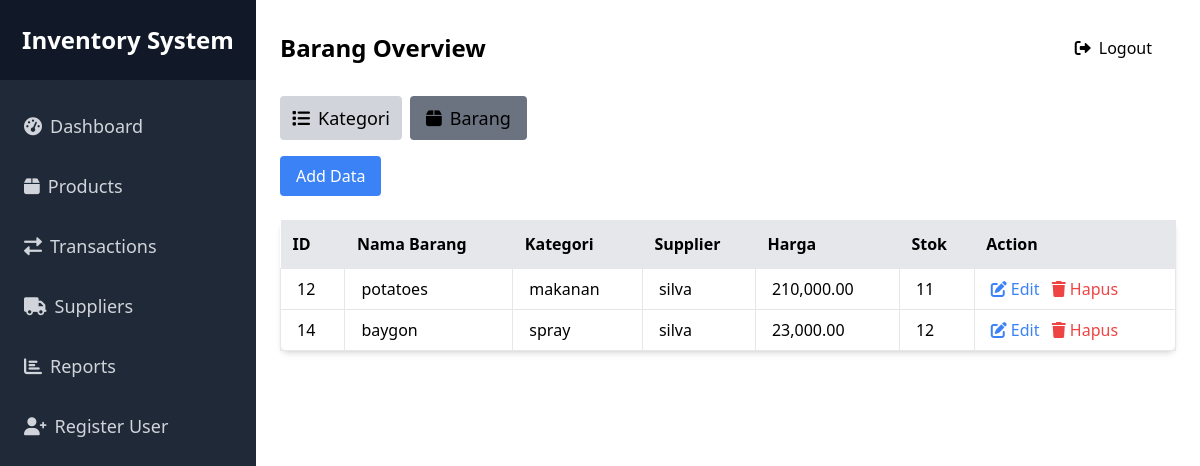
Screenshot of /public/barang.php (signed in) with the database file from the repository.
### tables this page shows
CREATE TABLE `barang` (
  `id_barang` int(11) NOT NULL,
  `nama_barang` varchar(255) NOT NULL,
  `id_kategori` int(11) DEFAULT NULL,
  `id_supplier` int(11) DEFAULT NULL,
  `harga` decimal(10,2) NOT NULL,
  `stok` int(11) DEFAULT 0
);

CREATE TABLE `kategori` (
  `id_kategori` int(11) NOT NULL,
  `nama_kategori` varchar(100) NOT NULL,
  `deskripsi` text DEFAULT NULL
);

CREATE TABLE `supplier` (
  `id_supplier` int(11) NOT NULL,
  `nama_supplier` varchar(255) NOT NULL,
  `kontak` varchar(100) DEFAULT NULL,
  `alamat` text DEFAULT NULL
);

### public/barang.php (the view, shortened to what this page needs)
<?php
$db = require_once __DIR__ . '/../app/koneksi.php';
$barang_query = $db->query("SELECT b.id_barang, b.nama_barang, k.nama_kategori, s.nama_supplier, b.harga, b.stok
                              FROM barang b
                              JOIN kategori k ON b.id_kategori = k.id_kategori
                              JOIN supplier s ON b.id_supplier = s.id_supplier");
$barangs = $barang_query->fetchAll(PDO::FETCH_ASSOC);
$current_page = basename($_SERVER['PHP_SELF']);
?>
<!DOCTYPE html>
<html lang="id">
<head>
    <script src="https://cdn.tailwindcss.com"></script>
    <link href="https://cdnjs.cloudflare.com/ajax/libs/font-awesome/6.0.0/css/all.min.css" rel="stylesheet">
</head>
<body>
    <div class="w-64 h-screen bg-gray-800 fixed">
        <div class="flex items-center justify-center h-20 bg-gray-900">
            <h1 class="text-white text-2xl font-bold">Inventory System</h1>
        </div>
        <nav class="mt-4">
            <a href="dashboard.php" class="block text-gray-300 py-4 px-6 hover:bg-gray-700 text-lg">
                <i class="fas fa-tachometer-alt mr-2"></i>Dashboard
            </a>
            <a href="products.php" class="block text-gray-300 py-4 px-6 hover:bg-gray-700 text-lg">
                <i class="fas fa-box mr-2"></i>Products
            </a>
            <a href="transaksi.php" class="block text-gray-300 py-4 px-6 hover:bg-gray-700 text-lg">
                <i class="fas fa-exchange-alt mr-2"></i>Transactions
            </a>
            <a href="suppliers.php" class="block text-gray-300 py-4 px-6 hover:bg-gray-700 text-lg">
                <i class="fas fa-truck mr-2"></i>Suppliers
            </a>
            <a href="reports.php" class="block text-gray-300 py-4 px-6 hover:bg-gray-700 text-lg">
                <i class="fas fa-chart-bar mr-2"></i>Reports
            </a>
            <a href="register2.php" class="block text-gray-300 py-4 px-6 hover:bg-gray-700 text-lg">
                <i class="fas fa-user-plus mr-2"></i>Register User
            </a>
        </nav>
    </div>
    <div class="ml-64 flex-1 p-6">
        <div class="flex justify-between items-center mb-6">
            <h1 class="text-2xl font-bold">Barang Overview</h1>
            <a href="login.php" class="block text-black-700 py-3 px-6 hover:bg-gray-500 mt-auto rounded-md">
                <i class="fas fa-sign-out-alt mr-2"></i>Logout
            </a>
        </div>
        <nav class="mt-2 flex space-x-2 ">
            <button onclick="location.href='products.php' " class="bg-gray-300 py-2 px-3 hover:bg-gray-400 text-lg rounded mb-4">
                <i class="fas fa-list mr-2"></i>Kategori
            </button>
            <button onclick="location.href='barang.php'" class="bg-gray-300 py-2 px-4 hover:bg-gray-400 text-lg rounded mb-4 <?php echo ($current_page == 'barang.php') ? 'bg-gray-500' : ''; ?>">
                <i class="fas fa-box mr-2"></i>Barang
            </button>
        </nav>
        <button id="toggleForm" class="bg-blue-500 text-white py-2 px-4 rounded mb-6" onclick="toggleForm()">Add Data</button>
        <table class="min-w-full bg-white rounded-lg shadow-md mb-4">
            <thead>
                <tr class="bg-gray-200">
                    <th class="p-3 border-b text-left">ID</th>
                    <th class="p-3 border-b text-left">Nama Barang</th>
                    <th class="p-3 border-b text-left">Kategori</th>
                    <th class="p-3 border-b text-left">Supplier</th>
                    <th class="p-3 border-b text-left">Harga</th>
                    <th class="p-3 border-b text-left">Stok</th>
                    <th class="p-3 border-b text-left">Action</th>
                </tr>
            </thead>
            <tbody>
                <?php foreach ($barangs as $barang): ?>
                    <tr>
                        <td class="border px-4 py-2"><?= $barang['id_barang'] ?></td>
                        <td class="border px-4 py-2"><?= $barang['nama_barang'] ?></td>
                        <td class="border px-4 py-2"><?= $barang['nama_kategori'] ?></td>
                        <td class="border px-4 py-2"><?= $barang['nama_supplier'] ?></td>
                        <td class="border px-4 py-2"><?= number_format($barang['harga'], 2) ?></td>
                        <td class="border px-4 py-2"><?= $barang['stok'] ?></td>
                        <td class="border px-4 py-2">
                            <a href="barang.php?action=edit&id_barang=<?= $barang['id_barang'] ?>" class="text-blue-500">
                                <i class="fas fa-edit"></i> Edit
                            </a>
                            <a href="barang.php?action=delete&id_barang=<?= $barang['id_barang'] ?>" class="text-red-500 ml-2" onclick="return confirm('Apakah Anda yakin ingin menghapus barang ini?');">
                                <i class="fas fa-trash"></i> Hapus
                            </a>
                        </td>
                    </tr>
                <?php endforeach; ?>
            </tbody>
        </table>
    </div>
</body>
</html>

### rows the page displays
barang: id_barang "12", nama_barang "potatoes", id_kategori.nama_kategori "makanan", id_supplier.nama_supplier "silva", harga "210,000.00", stok "11"
barang: id_barang "14", nama_barang "baygon", id_kategori.nama_kategori "spray", id_supplier.nama_supplier "silva", harga "23,000.00", stok "12"
